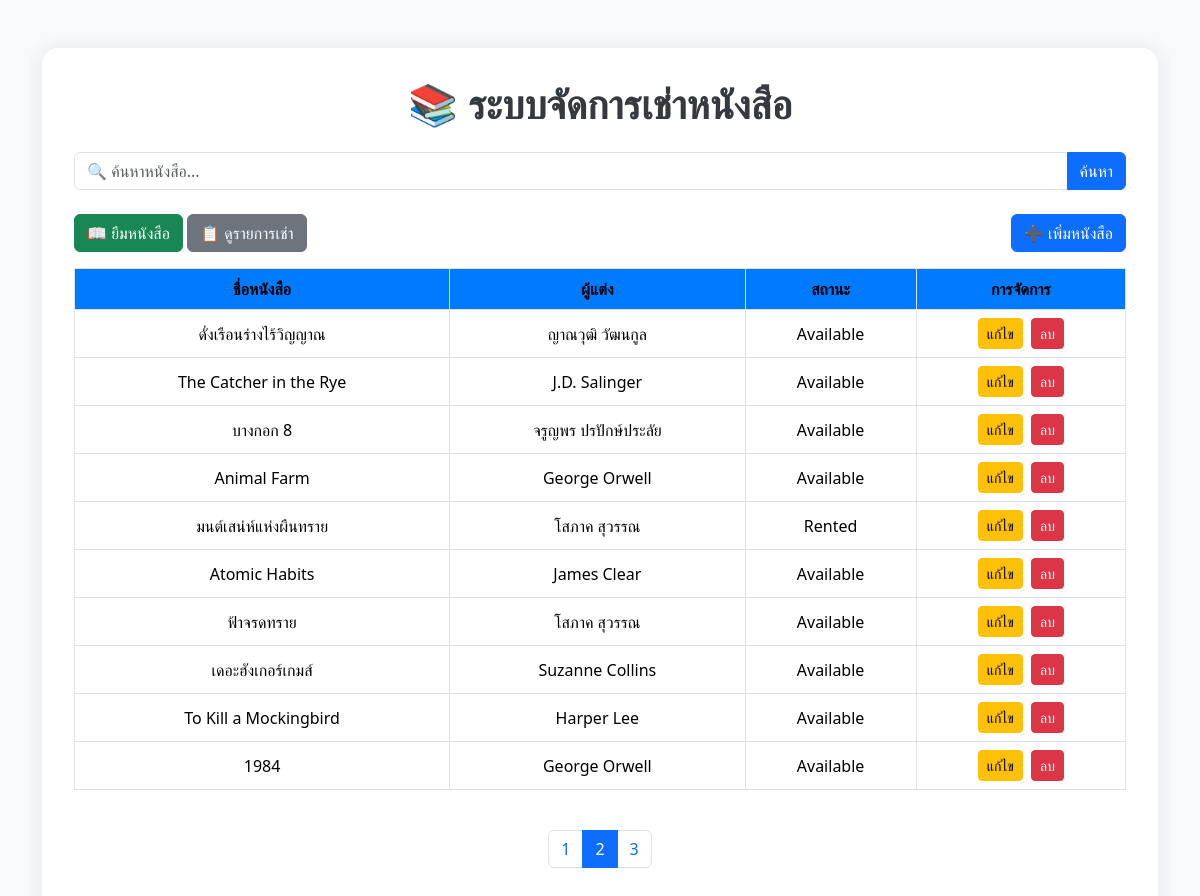
Screenshot of /?page=2 with the database file from the repository.
### rental/models.py (models this page shows, shortened)
class Book(models.Model):
    STATUS_CHOICES = [
        ('available', 'Available'),
        ('rented', 'Rented'),
        ('damaged', 'Damaged'),
        ('lost', 'Lost'),
    ]
    title = models.CharField(max_length=255)
    author = models.CharField(max_length=255)
    category = models.CharField(max_length=100)
    status = models.CharField(max_length=20, choices=STATUS_CHOICES, default='available')

### rental/views.py (the view)
# urls.py: path('', views.book_list, name='book_list'),
def book_list(request):
    form = SearchForm(request.GET)
    books = Book.objects.all()
    if form.is_valid():
        query = form.cleaned_data.get('query')
        if query:
            books = books.filter(title__icontains=query)
    paginator = Paginator(books, 10)
    page = request.GET.get('page')
    books_page = paginator.get_page(page)
    context = {
        'books': books_page,
        'form': form
    }
    return render(request, 'rental/book_list.html', context)

### rental/forms.py
class SearchForm(forms.Form):
    query = forms.CharField(label='ค้นหาหนังสือ', max_length=100, required=False)

### rental/templates/rental/book_list.html (shortened to what this page needs)
<!DOCTYPE html>
<html lang="th">
<head>
  <link href="https://cdn.jsdelivr.net/npm/bootstrap@5.3.3/dist/css/bootstrap.min.css" rel="stylesheet">
</head>
<body>
  <div class="container mt-5">
    <div class="main-container">
      <div class="text-center mb-4">
        <h1>📚 ระบบจัดการเช่าหนังสือ</h1>
      </div>
      <form method="get" class="mb-4">
        <div class="input-group">
          <input type="text" name="query" class="form-control" placeholder="🔍 ค้นหาหนังสือ..." value="{{ request.GET.query }}">
          <button class="btn btn-primary" type="submit">ค้นหา</button>
        </div>
      </form>
      <div class="mb-3 d-flex flex-wrap gap-2">
        <div>
          <a href="{% url 'rent_book' %}" class="btn btn-success">📖 ยืมหนังสือ</a>
          <a href="{% url 'rental_list' %}" class="btn btn-secondary">📋 ดูรายการเช่า</a>
        </div>
        <div class="ms-auto">
          <a href="{% url 'add_book' %}" class="btn btn-primary">➕ เพิ่มหนังสือ</a>
        </div>
      </div>
      <div class="table-responsive">
        <table class="table table-bordered text-center align-middle">
          <thead>
            <tr>
              <th>ชื่อหนังสือ</th>
              <th>ผู้แต่ง</th>
              <th>สถานะ</th>
              <th>การจัดการ</th>
            </tr>
          </thead>
          <tbody>
            {% for book in books %}
              <tr>
                <td>{{ book.title }}</td>
                <td>{{ book.author }}</td>
                <td>{{ book.get_status_display }}</td>
                <td>
                  <a href="{% url 'edit_book' book.id %}" class="btn btn-sm btn-warning me-1">แก้ไข</a>
                  <a href="{% url 'delete_book' book.id %}" class="btn btn-sm btn-danger" onclick="return confirm('คุณแน่ใจหรือไม่ว่าต้องการลบหนังสือนี้?');">ลบ</a>
                </td>
              </tr>
            {% empty %}
              <tr>
                <td colspan="4" class="text-muted">ไม่พบหนังสือที่ตรงกับคำค้นหาของคุณ</td>
              </tr>
            {% endfor %}
          </tbody>
        </table>
      </div>
      <nav aria-label="Page navigation">
        <ul class="pagination justify-content-center mt-4">
          {% for num in books.paginator.page_range %}
            <li class="page-item {% if books.number == num %}active{% endif %}">
              <a class="page-link" href="?page={{ num }}{% if request.GET.query %}&query={{ request.GET.query }}{% endif %}">{{ num }}</a>
            </li>
          {% endfor %}
        </ul>
      </nav>
    </div>
  </div>
</body>
</html>

### rental/templates/rental/book_list.html (style rules this page uses)
body { background-color: #f8f9fa; font-family: 'Segoe UI', Tahoma, Geneva, Verdana, sans-serif; }
.main-container { background: white; border-radius: 1rem; padding: 2rem; box-shadow: 0 0 20px rgba(0, 0, 0, 0.08); }
h1 { font-weight: bold; color: #343a40; }
table th { background-color: #007bff !important; color: white; }
.table td { vertical-align: middle; }

### rows the page displays
Book: title "ดั่งเรือนร่างไร้วิญญาณ", author "ญาณวุฒิ วัฒนกูล", status "Available"
Book: title "The Catcher in the Rye", author "J.D. Salinger", status "Available"
Book: title "บางกอก 8", author "จรูญพร ปรปักษ์ประลัย", status "Available"
Book: title "Animal Farm", author "George Orwell", status "Available"
Book: title "มนต์เสน่ห์แห่งผืนทราย", author "โสภาค สุวรรณ", status "Rented"
Book: title "Atomic Habits", author "James Clear", status "Available"
Book: title "ฟ้าจรดทราย", author "โสภาค สุวรรณ", status "Available"
Book: title "เดอะฮังเกอร์เกมส์", author "Suzanne Collins", status "Available"
Book: title "To Kill a Mockingbird", author "Harper Lee", status "Available"
Book: title "1984", author "George Orwell", status "Available"

### other values shown
{{ num }} "1" "2" "3"
